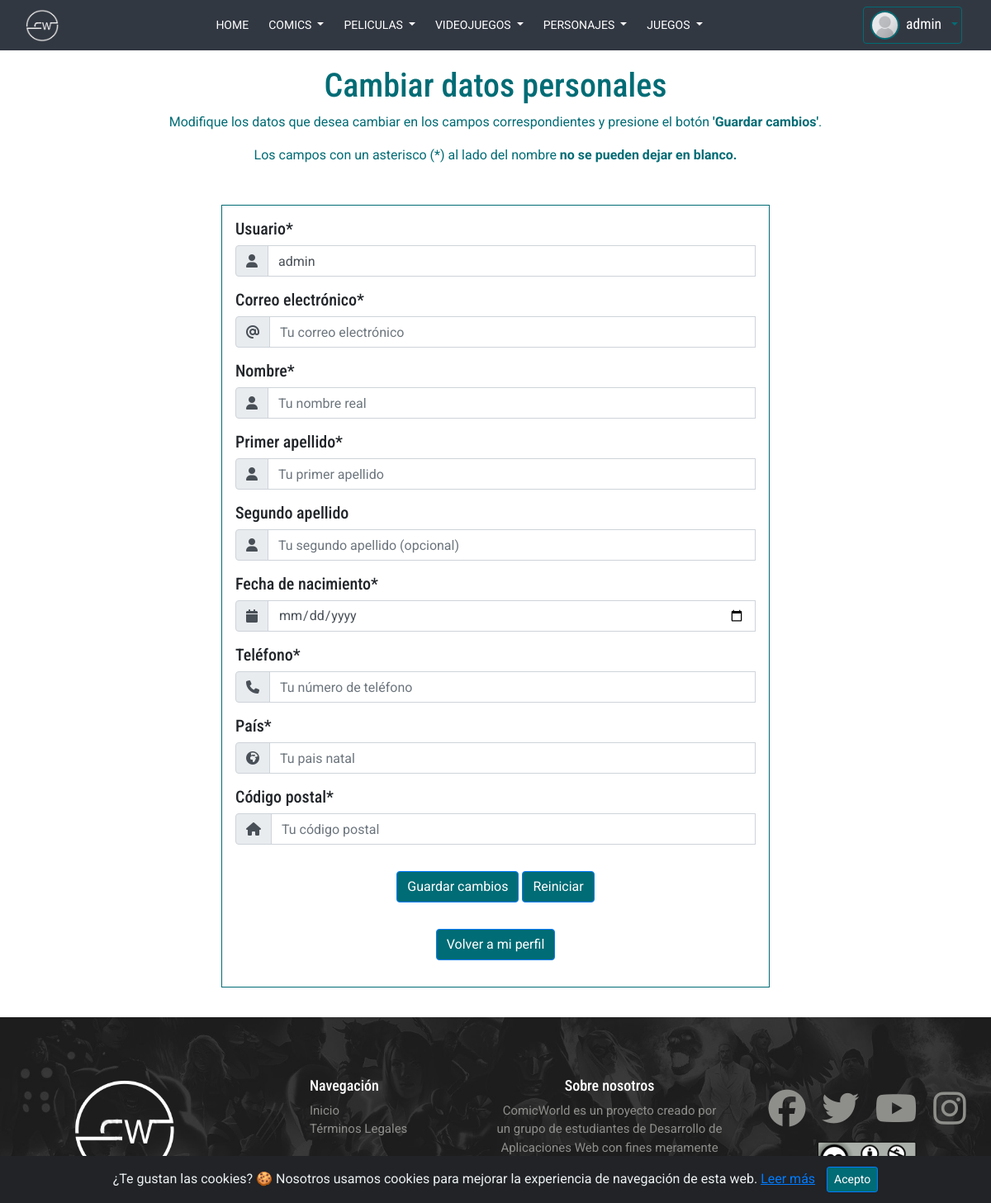
The app's page /ProyectoDIW/modificarPerfil.php (signed in) with its own data.
### tables this page shows
CREATE TABLE `usuario` (
  `id` int(11) NOT NULL,
  `username` varchar(200) NOT NULL,
  `password` varchar(200) NOT NULL,
  `nombre` varchar(200) NOT NULL,
  `apellido1` varchar(200) NOT NULL,
  `apellido2` varchar(200) DEFAULT NULL,
  `correo` varchar(200) NOT NULL,
  `fecha_nacimiento` date NOT NULL,
  `pais` varchar(200) NOT NULL,
  `codigo_postal` varchar(200) NOT NULL,
  `telefono` varchar(200) NOT NULL,
  `rol` varchar(200) NOT NULL,
  `usuario_google` tinyint(1) NOT NULL DEFAULT 0,
  `img_perfil` varchar(300) NOT NULL DEFAULT 'assets/img/usuarios/default_profile.jpg'
);

### ProyectoDIW/models/controladores/ControladorUsuario.php (called while the page is built, shortened)
<?php
include_once 'models/entidades/Usuario.php';
class ControladorUsuario {
    public static function getUsuarioByID($id){
        $conexion=new Conexion();
        $resultado=$conexion->query("SELECT * FROM usuario WHERE id=$id");
        $registro=$resultado->fetch_object();
        $usuario=new Usuario($registro->username, $registro->password, $registro->nombre, $registro->apellido1, $registro->correo, $registro->fecha_nacimiento, $registro->pais, $registro->codigo_postal, $registro->telefono, $registro->rol, $registro->id, $registro->apellido2, $registro->usuario_google, $registro->img_perfil);
        return $usuario;
    }
}

### ProyectoDIW/includes/sesion.php (called while the page is built, shortened)
<?php
include_once 'models/controladores/ControladorUsuario.php';
if (isset($_SESSION['id_usuario'])){
    $usuario=ControladorUsuario::getUsuarioByID($_SESSION['id_usuario']);
}
?>

### ProyectoDIW/models/entidades/Usuario.php (called while the page is built, shortened)
<?php
class Usuario {
    public function __construct($username, $password, $nombre, $apellido1, $correo, $fecha_nacimiento, $pais, $codigo_postal, $telefono, $rol="usuario", $id=0, $apellido2="", $usuario_google=0, $img_perfil="assets/img/usuarios/default_profile.jpg") {
        $this->username=$username;
        $this->nombre=$nombre;
        $this->apellido1=$apellido1;
        $this->correo=$correo;
        $this->fecha_nacimiento=$fecha_nacimiento;
        $this->pais=$pais;
        $this->codigo_postal=$codigo_postal;
        $this->telefono=$telefono;
        $this->id=$id;
        $this->apellido2=$apellido2;
        $this->img_perfil=$img_perfil;
    }
}

### ProyectoDIW/modificarPerfil.php (the view, shortened to what this page needs)
<?php
include_once 'includes/sesion.php';
$usuario=ControladorUsuario::getUsuarioByID($usuario->id);
?>
<!DOCTYPE html>
<html lang="es">
    <head>
        <?php
        include("includes/contenidoHead.php");
        ?>
    </head>
    <body>
        <div class="contenedorGlobal">
            <section class="contenedorContenido">
                <?php include("includes/menuNav.php"); ?>
                <div class="col-12 mt-4 p-3 text-center">
                    <h1 class="text-warning">Cambiar datos personales</h1>
                    <p class="text-warning">Modifique los datos que desea cambiar en los campos correspondientes y presione el botón <span class="font-weight-bold">'Guardar cambios'</span>.</p>
                    <p class="text-warning">Los campos con un asterisco (*) al lado del nombre <span class="font-weight-bold">no se pueden dejar en blanco.</span></p>
                </div>
                <article class="container">
                    <div class="row d-flex justify-content-center">
                        <div class="col-12 col-lg-8 px-2 px-md-5 py-3 rounded">
                            <form class="formModificarUsuario needs-validation border border-primary p-3" action="#" method="POST" novalidate>
                                <label for="usernameForm"><h5 class="mb-0">Usuario*</h5></label><br>
                                <div class="input-group mb-3">
                                    <div class="input-group-prepend">
                                        <span class="input-group-text"><i class="fas fa-user"></i></span>
                                    </div>
                                    <input type="text" class="form-control" name="usernameMod" placeholder="Tu nick de usuario" value="<?php if (isset($usuarioMod)) echo $usuarioMod->username; else echo $usuario->username ?>" pattern="^[A-Za-z0-9]+$" minlength="4" maxlength="50" required>
                                </div>
                                <label for="correoForm"><h5 class="mb-0">Correo electrónico*</h5></label><br>
                                <div class="input-group mb-3">
                                    <div class="input-group-prepend">
                                        <span class="input-group-text"><i class="fas fa-at"></i></span>
                                    </div>
                                    <input type="email" class="form-control" name="correoMod" placeholder="Tu correo electrónico" value="<?php if (isset($usuarioMod)) echo $usuarioMod->correo; else echo $usuario->correo ?>" required>
                                </div>
                                <label for="nombreForm"><h5 class="mb-0">Nombre*</h5></label><br>
                                <div class="input-group mb-3">
                                    <div class="input-group-prepend">
                                        <span class="input-group-text"><i class="fas fa-user"></i></span>
                                    </div>
                                    <input type="text" class="form-control" name="nombreMod" placeholder="Tu nombre real" value="<?php if (isset($usuarioMod)) echo $usuarioMod->nombre; else echo $usuario->nombre ?>" pattern="^[A-Za-zñÑáéíóúÁÉÍÓÚ]+$" maxlength="50" required>
                                </div>
                                <label for="apellido1Form"><h5 class="mb-0">Primer apellido*</h5></label><br>
                                <div class="input-group mb-3">
                                    <div class="input-group-prepend">
                                        <span class="input-group-text"><i class="fas fa-user"></i></span>
                                    </div>
                                    <input type="text" class="form-control" name="apellido1Mod" placeholder="Tu primer apellido" value="<?php if (isset($usuarioMod)) echo $usuarioMod->apellido1; else echo $usuario->apellido1 ?>" pattern="^[A-Za-zñÑáéíóúÁÉÍÓÚ]+$" maxlength="50" required>
                                </div>
                                <label for="apellido2Form"><h5 class="mb-0">Segundo apellido</h5></label><br>
                                <div class="input-group mb-3">
                                    <div class="input-group-prepend">
                                        <span class="input-group-text"><i class="fas fa-user"></i></span>
                                    </div>
                                    <input type="text" class="form-control" name="apellido2Mod" placeholder="Tu segundo apellido (opcional)" value="<?php if (isset($usuarioMod)) echo $usuarioMod->apellido2; else echo $usuario->apellido2 ?>" pattern="^[A-Za-zñÑáéíóúÁÉÍÓÚ]+$" maxlength="50">
                                </div>
                                <label for="fechaNacForm"><h5 class="mb-0">Fecha de nacimiento*</h5></label>
                                <div class="input-group mb-3">
                                    <div class="input-group-prepend">
                                        <span class="input-group-text"><i class="fas fa-calendar"></i></span>
                                    </div>
                                    <input type="date" class="form-control" name="fecha_nacimientoMod" placeholder="Tu fecha de nacimiento" value="<?php if (isset($usuarioMod)) echo $usuarioMod->fecha_nacimiento; else echo $usuario->fecha_nacimiento ?>" min="1900-01-01" max="2020-01-01" required>
                                </div>
                                <label for="telefonoForm"><h5 class="mb-0">Teléfono*</h5></label>
                                <div class="input-group mb-3">
                                    <div class="input-group-prepend">
                                        <span class="input-group-text"><i class="fas fa-phone"></i></span>
                                    </div>
                                    <input type="text" class="form-control" name="telefonoMod" placeholder="Tu número de teléfono" value="<?php if (isset($usuarioMod)) echo $usuarioMod->telefono; else echo $usuario->telefono ?>" pattern="^[0-9]{9}$" required>
                                </div>
                                <label for="paisForm"><h5 class="mb-0">País*</h5></label>
                                <div class="input-group mb-3">
                                    <div class="input-group-prepend">
                                        <span class="input-group-text"><i class="fas fa-globe-africa"></i></span>
                                    </div>
                                    <input type="text" class="form-control" name="paisMod" placeholder="Tu pais natal" value="<?php if (isset($usuarioMod)) echo $usuarioMod->pais; else echo $usuario->pais ?>" pattern="^[A-Za-zñÑáéíóúÁÉÍÓÚ]+$" required>
                                </div>
                                <label for="codpostForm"><h5 class="mb-0">Código postal*</h5></label>
                                <div class="input-group mb-3">
                                    <div class="input-group-prepend">
                                        <span class="input-group-text"><i class="fas fa-home"></i></span>
                                    </div>
                                    <input type="text" class="form-control" name="codigo_postalMod" placeholder="Tu código postal" value="<?php if (isset($usuarioMod)) echo $usuarioMod->codigo_postal; else echo $usuario->codigo_postal ?>" pattern="^[0-9A-Z-]+$" required>
                                </div>
                                <div class="form-row">
                                    <div class="col-12 my-3 text-center">
                                        <input type="submit" class="btn btn-primary btn-md" value="Guardar cambios" name="guardarMod">
                                        <input type="reset" class="btn btn-primary btn-md" value="Reiniciar">
                                    </div>
                                    <div class="col-12 my-3 text-center">
                                        <a href="perfilUsuario.php?id=<?php echo $usuario->id ?>" class="btn btn-primary" role="button">Volver a mi perfil</a>
                                    </div>
                                </div>
                            </form>
                        </div>
                    </div>
                </article>
            </section>
            <?php include("includes/footer.php"); ?>
        </div>
    </body>
</html>

### ProyectoDIW/includes/menuNav.php (shortened to what this page needs)
<nav class="navbar fixed-top navbar-expand-lg navbar-fixed-top navbar-dark bg-success main-nav">
    <div class="container-fluid">
        <div class="navbar-header">
            <a href="index.php">
                <img src="assets/img/logo.png" alt="logo" height="40px" width="40px">
            </a>
        </div>
        <div class="collapse navbar-collapse" id="basicExampleNav">
            <ul class="nav navbar-nav mx-auto">
                <div class="nav-item dropdown">
                    <form action="index.php" method="GET">
                        <button class="btn btn-success bg-success btn-sm m-1 border-0" type="submit">HOME</button>
                    </form>
                </div>
                <div class="nav-item dropdown">
                    <button class="btn btn-success bg-success btn-sm dropdown-toggle m-1 border-0" type="button" id="dropdownMenuButton" data-toggle="dropdown" aria-haspopup="true" aria-expanded="false">
                        COMICS
                    </button>
                </div>
                <div class="nav-item dropdown">
                    <button class="btn btn-success bg-success btn-sm dropdown-toggle m-1 border-0" type="button" id="dropdownMenuButton" data-toggle="dropdown" aria-haspopup="true" aria-expanded="false">
                        PELICULAS
                    </button>
                </div>
                <div class="nav-item dropdown">
                    <button class="btn btn-success bg-success btn-sm dropdown-toggle m-1 border-0" type="button" id="dropdownMenuButton" data-toggle="dropdown" aria-haspopup="true" aria-expanded="false">
                        VIDEOJUEGOS
                    </button>
                </div>
                <div class="nav-item dropdown">
                    <button class="btn btn-success bg-success btn-sm dropdown-toggle m-1 border-0" type="button" id="dropdownMenuButton" data-toggle="dropdown" aria-haspopup="true" aria-expanded="false">
                        PERSONAJES
                    </button>
                </div>
                <div class="nav-item dropdown">
                    <button class="btn btn-success bg-success btn-sm dropdown-toggle m-1 border-0" type="button" id="dropdownMenuButton" data-toggle="dropdown" aria-haspopup="true" aria-expanded="false">
                        JUEGOS
                    </button>
                </div>
            </ul>
        </div>
        <?php if (isset($_SESSION['id_usuario'])){ ?>
            <div class="nav-item dropdown">
                <ul class="nav navbar-nav flex-row justify-content-between ml-auto">
                    <li id="dropdownLoginLI" class="dropdown order-1">
                        <button type="button" id="dropdownMenu1" data-toggle="dropdown" class="text-white ml-1 mr-1 btn btn-outline-primary dropdown-toggle p-1">
                            <span class="p-1"><img src="<?php echo $usuario->img_perfil ?>" class="rounded-circle mr-2 imgPerfilNav"><p class="d-inline m-0 nombreUsuarioNav"><?php echo $usuario->username?></p></span>
                        </button>
                    </li>
                </ul>
            </div>
            <?php } else { ?>
                <button class="btn float-right" data-toggle="modal" data-target="#exampleModal">
                    <i class="fas fa-user text-white"></i>
                </button>
            <?php } ?>
    </div>
</nav>
<div id="correctorBarra"></div>

### ProyectoDIW/css/resume.css (style rules this page uses)
.bg-success { background-color: #323842 !important; }
.border-primary { border-color: #006C75 !important; }
.text-warning { color: #006C75 !important; }
.btn-primary { background-color: #006C75 !important; }
.btn-outline-primary { border-color: #006C75 !important; color: #006C75 !important; }
body { font-family: "Roboto", sans-serif; overflow-x: hidden; }
h1, h2, h3, h4, h5 { font-family: "Roboto Condensed", sans-serif; }
#correctorBarra { height: 40px; }
.contenedorGlobal { display: -webkit-box; display: -ms-flexbox; display: flex; -webkit-box-orient: vertical; -webkit-box-direction: normal; -ms-flex-direction: column; flex-direction: column; min-height: 100vh; }
.contenedorContenido { -webkit-box-flex: 1; -ms-flex: 1; flex: 1; margin-bottom: 20px; }
.nombreUsuarioNav { font-family: "Roboto Condensed", sans-serif; font-size: 1.1em; color: white; }
.imgPerfilNav { border: 2px solid #006C75; width: 35px; }

### records on screen
usuario: img_perfil (placeholder picture), username "admin", usernameMod "admin"
